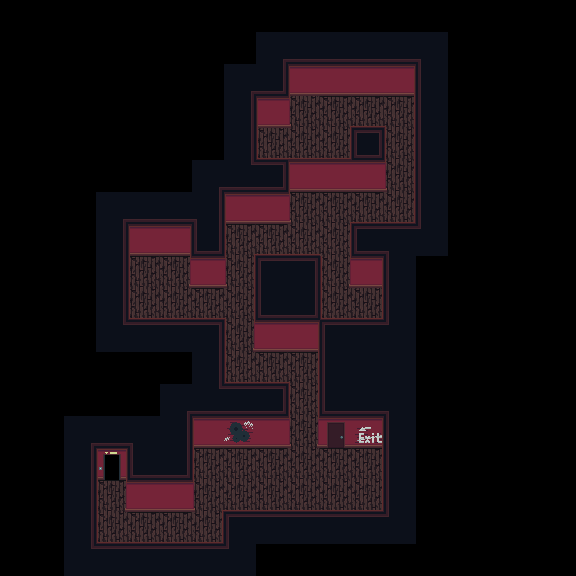

A 2D game scene composited from a Tiled map and its tileset images. What follows is a short description and the map's XML, with every tile layer's data as written:
An orthogonal 18x18 tile map with 32x32 px tiles, 5 tile layers (ground, onground, middle, above, ...).

<map version="1.5" tiledversion="1.5.0" orientation="orthogonal" renderorder="right-down" width="18" height="18" tilewidth="32" tileheight="32" infinite="0" nextlayerid="7" nextobjectid="1">
 <tileset firstgid="1" source="Tiles.tsx" />
 <layer id="1" name="ground" width="18" height="18">
  <data encoding="csv">
0,0,0,0,0,0,0,0,0,0,0,0,0,0,0,0,0,0,
0,0,0,0,0,0,0,0,0,0,0,0,0,0,0,0,0,0,
0,0,0,0,0,0,0,0,0,27,27,27,27,0,0,0,0,0,
0,0,0,0,0,0,0,0,27,1,1,1,1,0,0,0,0,0,
0,0,0,0,0,0,0,0,1,1,1,0,1,0,0,0,0,0,
0,0,0,0,0,0,0,0,0,0,0,27,1,0,0,0,0,0,
0,0,0,0,0,0,0,27,27,1,1,1,1,0,0,0,0,0,
0,0,0,0,27,27,0,1,1,1,1,0,0,0,0,0,0,0,
0,0,0,0,1,1,27,1,0,0,1,27,0,0,0,0,0,0,
0,0,0,0,1,1,1,1,0,27,1,1,0,0,0,0,0,0,
0,0,0,0,0,0,0,1,27,27,0,0,0,0,0,0,0,0,
0,0,0,0,0,0,0,1,1,1,0,0,0,0,0,0,0,0,
0,0,0,0,0,0,0,0,0,1,0,0,0,0,0,0,0,0,
0,0,0,0,0,0,27,27,27,1,27,27,0,0,0,0,0,0,
0,0,0,0,0,0,1,1,1,1,1,1,0,0,0,0,0,0,
0,0,0,1,27,27,1,1,1,1,1,1,0,0,0,0,0,0,
0,0,0,1,1,1,1,0,0,0,0,0,0,0,0,0,0,0,
0,0,1610612741,0,0,0,0,0,0,0,0,0,0,0,0,0,0,0
</data>
 </layer>
 <layer id="4" name="onground" width="18" height="18">
  <data encoding="csv">
0,0,0,0,0,0,0,0,0,0,0,0,0,0,0,0,0,0,
0,0,0,0,0,0,0,0,0,0,0,0,0,0,0,0,0,0,
0,0,0,0,0,0,0,0,0,0,0,0,0,0,0,0,0,0,
0,0,0,0,0,0,0,0,2,2147483668,3221225479,3221225479,3221225479,0,0,0,0,0,
0,0,0,0,0,0,0,0,0,0,0,0,0,0,0,0,0,0,
0,0,0,0,0,0,0,0,0,0,0,0,0,0,0,0,0,0,
0,0,0,0,0,0,0,0,0,3221225479,3221225479,3221225479,0,0,0,0,0,0,
0,0,0,0,0,0,0,3221225479,3221225479,0,0,0,0,0,0,0,0,0,
0,0,0,0,3221225479,3221225479,0,0,0,0,0,2,0,0,0,0,0,0,
0,0,0,0,0,0,3221225479,0,0,0,0,0,0,0,0,0,0,0,
0,0,0,0,0,0,0,0,0,0,0,0,0,0,0,0,0,0,
0,0,0,0,0,0,0,0,3221225479,3221225479,0,0,0,0,0,0,0,0,
0,0,0,0,0,0,0,0,0,0,0,0,0,0,0,0,0,0,
0,0,0,0,0,0,3221225479,0,0,0,0,31,0,0,0,0,0,0,
0,0,0,0,0,0,3221225479,3221225479,3221225479,0,3221225479,3221225479,0,0,0,0,0,0,
0,0,0,3221225479,0,0,0,0,0,0,0,0,0,0,0,0,0,0,
0,0,0,0,3221225479,3221225479,0,0,0,0,0,0,0,0,0,0,0,0,
0,0,0,0,0,0,0,0,0,0,0,0,0,0,0,0,0,0
</data>
 </layer>
 <layer id="2" name="middle" width="18" height="18">
  <data encoding="csv">
0,0,0,0,0,0,0,0,0,0,0,0,0,0,0,0,0,0,
0,0,0,0,0,0,0,0,27,27,27,27,27,27,0,0,0,0,
0,0,0,0,0,0,0,27,27,2,2,2,2,27,0,0,0,0,
0,0,0,0,0,0,0,27,3,0,0,0,0,27,0,0,0,0,
0,0,0,0,0,0,0,27,0,0,0,25,0,27,0,0,0,0,
0,0,0,0,0,0,27,27,25,2,2,2,2147483668,27,0,0,0,0,
0,0,0,27,27,27,27,2,2,2147483668,0,0,0,27,0,0,0,0,
0,0,0,27,2,2,27,0,0,0,0,25,25,27,0,0,0,0,
0,0,0,27,0,20,2,2147483668,25,25,20,2147483651,27,0,0,0,0,0,
0,0,0,27,0,0,0,0,27,27,0,0,27,0,0,0,0,0,
0,0,0,27,25,25,25,20,2,2,25,25,27,0,0,0,0,0,
0,0,0,0,0,0,27,0,0,0,27,27,27,0,0,0,0,0,
0,0,0,0,0,27,27,25,25,0,27,27,27,0,0,0,0,0,
0,0,27,27,27,27,2,24,2,21,8,0,27,0,0,0,0,0,
0,0,27,14,27,27,0,0,0,0,0,0,27,0,0,0,0,0,
0,0,27,20,2,2,2147483668,0,0,0,0,0,27,0,0,0,0,0,
0,0,27,0,0,0,0,0,0,0,0,0,27,0,0,0,0,0,
0,0,27,0,0,0,0,27,0,0,0,0,0,0,0,0,0,0
</data>
 </layer>
 <layer id="3" name="above" width="18" height="18">
  <data encoding="csv">
0,0,0,0,0,0,0,0,0,0,0,0,0,0,0,0,0,0,
0,0,0,0,0,0,0,0,5,4,4,4,4,2684354565,0,0,0,0,
0,0,0,0,0,0,0,5,18,3,0,0,2147483651,2684354564,0,0,0,0,
0,0,0,0,0,0,0,1610612740,0,0,22,1610612742,3221225478,2684354564,0,0,0,0,
0,0,0,0,0,0,0,1610612740,9,1610612742,1610612745,23,13,2684354564,0,0,0,0,
0,0,0,0,0,0,5,4,1610612755,3,0,0,3221225478,2684354564,0,0,0,0,
0,0,0,5,4,4,1610612740,3,0,0,22,1610612742,1610612745,2684354564,0,0,0,0,
0,0,0,1610612740,3,2147483651,19,6,1610612742,1610612742,3221225478,2684354579,2684354565,3221225477,0,0,0,0,
0,0,0,1610612740,6,0,0,3221225478,3221225490,1610612754,6,0,2684354564,0,0,0,0,0,
0,0,0,1610612740,9,1610612742,1610612742,3221225478,2684354578,18,9,1610612745,2684354564,0,0,0,0,0,
0,0,0,1610612741,3221225476,3221225476,1610612754,6,0,2147483651,3221225490,3221225476,3221225477,0,0,0,0,0,
0,0,0,0,0,0,1610612740,9,1610612742,3221225478,2684354564,0,0,0,0,0,0,0,
0,0,0,0,0,5,4,4,1610612755,13,2684354578,4,2684354565,0,0,0,0,0,
0,0,5,4,2684354565,1610612740,3,0,0,0,10,2147483651,2684354564,0,0,0,0,0,
0,0,1610612740,16,2684354578,536870930,6,0,0,0,0,3221225478,2684354564,0,0,0,0,0,
0,0,1610612740,6,0,0,0,1610612742,1610612742,1610612742,1610612742,1610612745,2684354564,0,0,0,0,0,
0,0,1610612740,9,1610612742,1610612742,1610612745,3221225490,3221225476,3221225476,3221225476,3221225476,3221225477,0,0,0,0,0,
0,0,1610612741,3221225476,3221225476,3221225476,3221225476,3221225477,0,0,0,0,0,0,0,0,0,0
</data>
 </layer>
 <layer id="5" name="above of above" width="18" height="18">
  <data encoding="csv">
0,0,0,0,0,0,0,0,0,0,0,0,0,0,0,0,0,0,
0,0,0,0,0,0,0,0,0,0,0,0,0,0,0,0,0,0,
0,0,0,0,0,0,0,0,0,0,0,0,0,0,0,0,0,0,
0,0,0,0,0,0,0,0,0,0,0,0,2684354582,0,0,0,0,0,
0,0,0,0,0,0,0,0,0,0,0,0,0,0,0,0,0,0,
0,0,0,0,0,0,0,1610612741,0,0,0,0,0,0,0,0,0,0,
0,0,0,0,0,0,2684354565,0,0,0,0,0,0,0,0,0,0,0,
0,0,0,0,0,0,0,22,0,0,0,0,3221225476,0,0,0,0,0,
0,0,0,0,0,0,0,0,0,0,0,0,0,0,0,0,0,0,
0,0,0,0,0,0,0,2684354582,0,0,0,0,0,0,0,0,0,0,
0,0,0,0,0,0,0,0,0,0,0,0,0,0,0,0,0,0,
0,0,0,0,0,0,0,0,0,2684354582,0,0,0,0,0,0,0,0,
0,0,0,0,0,0,1610612741,3221225476,0,0,0,0,0,0,0,0,0,0,
0,0,0,0,0,0,0,0,0,0,0,0,0,0,0,0,0,0,
0,0,0,0,0,0,0,0,0,0,0,0,0,0,0,0,0,0,
0,0,0,0,0,0,22,0,0,0,0,0,0,0,0,0,0,0,
0,0,0,0,0,0,0,26,25,25,25,25,0,0,0,0,0,0,
0,0,0,25,25,25,25,25,0,0,0,0,0,0,0,0,0,0
</data>
 </layer>
</map>
